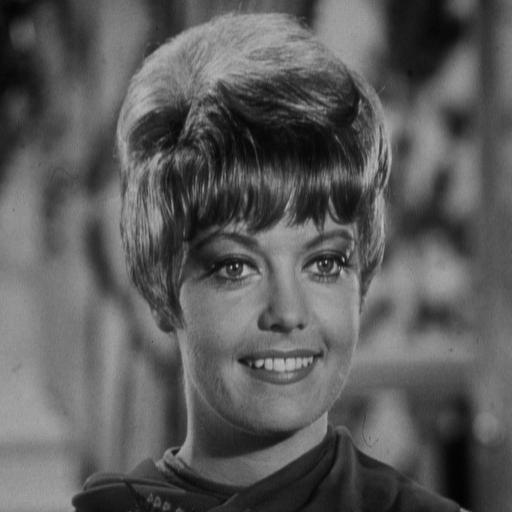
#> input picture testImages/zelda.png, 512 x 512 px, found by its file name
$ python Chap3-Translation.py
#> lines starting #> are read from the running program, lines starting #| are printed output that depends on the picture
import cv2 as opencv
import numpy as np
image = opencv.imread(r"C:\Users\Hean\Documents\GitHub\TraitementImages\testImages\zelda.png")
#> image is the input picture: shape (512, 512, 3); min 0, max 187, mean 91.2
#creation d'une nouvelle image
zeldaTranslation = np.zeros((700,700,3),dtype=np.uint8)
#Fonction de translation
#On selectionne tous les pixels
def translation(x): # translation d'un x à droite
#> called with x = 50
    global image, zeldaTranslation
    for a in range (image.shape[0]):
        for b in range (image.shape[1]):
            zeldaTranslation[a+x,b+x] = image[a,b]
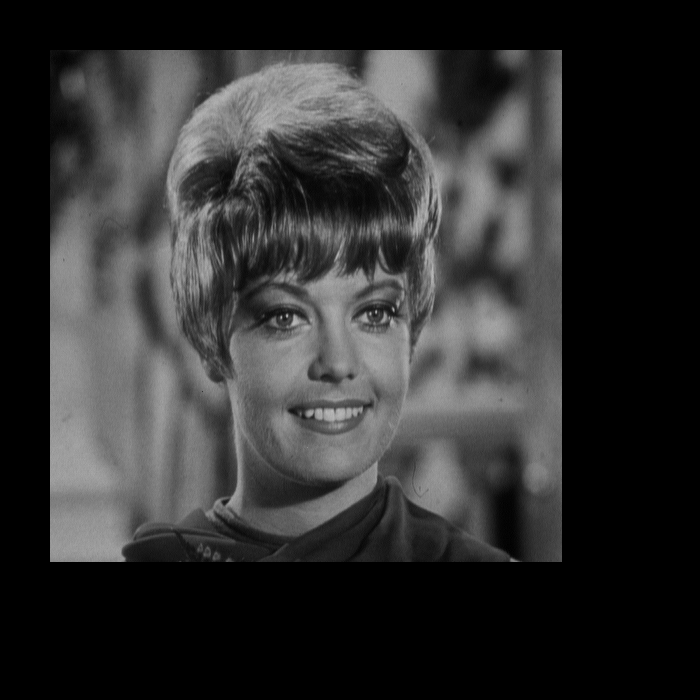
#> zeldaTranslation: shape (700, 700, 3); min 0, max 187, mean 48.8

translation (50)
opencv.imshow("Zeldatranslate", zeldaTranslation)
opencv.imshow("Original", image )
opencv.waitKey(0)
